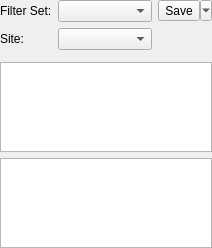
<?xml version="1.0" encoding="UTF-8"?>
<ui version="4.0">
 <class>FilterSetWidget</class>
 <widget class="QWidget" name="FilterSetWidget">
  <property name="geometry">
   <rect>
    <x>0</x>
    <y>0</y>
    <width>212</width>
    <height>248</height>
   </rect>
  </property>
  <property name="windowTitle">
   <string>Form</string>
  </property>
  <layout class="QVBoxLayout" name="verticalLayout">
   <property name="margin">
    <number>0</number>
   </property>
   <item>
    <layout class="QGridLayout" name="gridLayout">
     <item row="1" column="0">
      <widget class="QLabel" name="siteCodeLabel">
       <property name="text">
        <string>Site:</string>
       </property>
      </widget>
     </item>
     <item row="1" column="1" colspan="2">
      <widget class="QComboBox" name="siteCodeCombo"/>
     </item>
     <item row="0" column="0">
      <widget class="QLabel" name="filterSetLabel">
       <property name="text">
        <string>Filter Set:</string>
       </property>
      </widget>
     </item>
     <item row="0" column="1" colspan="2">
      <widget class="QComboBox" name="filterSetCombo"/>
     </item>
     <item row="0" column="3">
      <widget class="QToolButton" name="filterSetTool">
       <property name="text">
        <string>Save</string>
       </property>
       <property name="icon">
        <iconset resource="resources.qrc">
         <normaloff>:/plugins/ark/filter/saveFilterSet.png</normaloff>:/plugins/ark/filter/saveFilterSet.png</iconset>
       </property>
       <property name="popupMode">
        <enum>QToolButton::MenuButtonPopup</enum>
       </property>
      </widget>
     </item>
    </layout>
   </item>
   <item>
    <widget class="QFrame" name="newFilterFrame">
     <layout class="QHBoxLayout" name="horizontalLayout_2">
      <property name="margin">
       <number>0</number>
      </property>
     </layout>
    </widget>
   </item>
   <item>
    <widget class="QListWidget" name="filterClauseList">
     <property name="showDropIndicator" stdset="0">
      <bool>false</bool>
     </property>
     <property name="selectionMode">
      <enum>QAbstractItemView::NoSelection</enum>
     </property>
    </widget>
   </item>
   <item>
    <widget class="QListWidget" name="schematicClauseList">
     <property name="showDropIndicator" stdset="0">
      <bool>false</bool>
     </property>
     <property name="selectionMode">
      <enum>QAbstractItemView::NoSelection</enum>
     </property>
    </widget>
   </item>
  </layout>
  <action name="saveFilterSetAction">
   <property name="icon">
    <iconset resource="resources.qrc">
     <normaloff>:/plugins/ark/filter/saveFilterSet.png</normaloff>:/plugins/ark/filter/saveFilterSet.png</iconset>
   </property>
   <property name="text">
    <string>Save Filter Set</string>
   </property>
  </action>
  <action name="deleteFilterSetAction">
   <property name="icon">
    <iconset resource="resources.qrc">
     <normaloff>:/plugins/ark/filter/deleteFilterSet.svg</normaloff>:/plugins/ark/filter/deleteFilterSet.svg</iconset>
   </property>
   <property name="text">
    <string>Delete Filter Set</string>
   </property>
  </action>
  <action name="exportFilterSetAction">
   <property name="icon">
    <iconset resource="resources.qrc">
     <normaloff>:/plugins/ark/filter/exportFilterSet.png</normaloff>:/plugins/ark/filter/exportFilterSet.png</iconset>
   </property>
   <property name="text">
    <string>Export Filter Set</string>
   </property>
  </action>
  <action name="reloadFilterSetAction">
   <property name="icon">
    <iconset resource="resources.qrc">
     <normaloff>:/plugins/ark/data/refreshData.svg</normaloff>:/plugins/ark/data/refreshData.svg</iconset>
   </property>
   <property name="text">
    <string>Reload Filter Set</string>
   </property>
  </action>
 </widget>
 <resources>
  <include location="resources.qrc"/>
 </resources>
 <connections/>
</ui>
